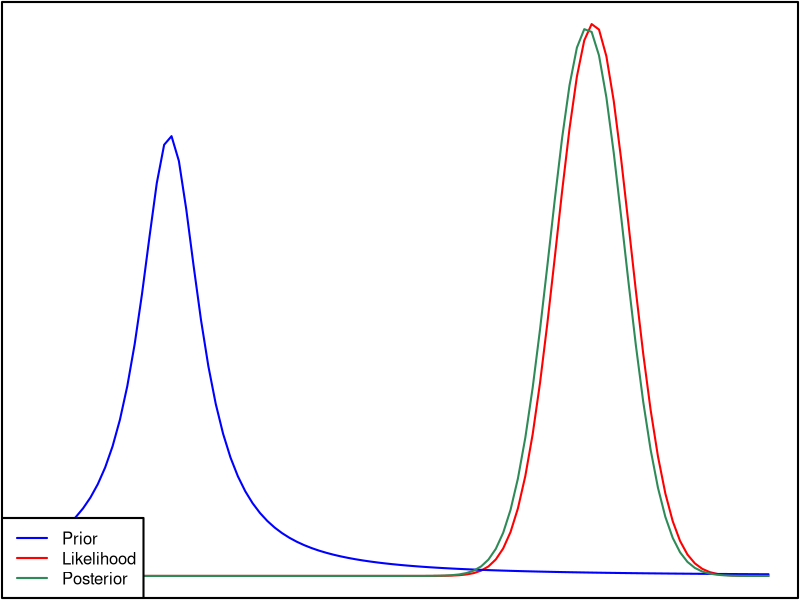

This chart was generated by the following R code:
prior = function(x) dcauchy(x, 1.5, 0.4)
like = function(x) dnorm(x,6.1,.4)

# Posterior
propto = function(x) prior(x)*like(x)
d = integrate(propto, -Inf, Inf)
post = function(x) propto(x)/d$value
# Plot
par(mar=c(0,0,0,0)+.1, lwd=2)
curve(like, 0, 8, col="red", axes=F, frame=T)
curve(prior, add=TRUE, col="blue")
curve(post, add=TRUE, col="seagreen")
legend("bottomleft", c("Prior","Likelihood","Posterior"), col=c("blue","red","seagreen"), lty=1, bg="white")
